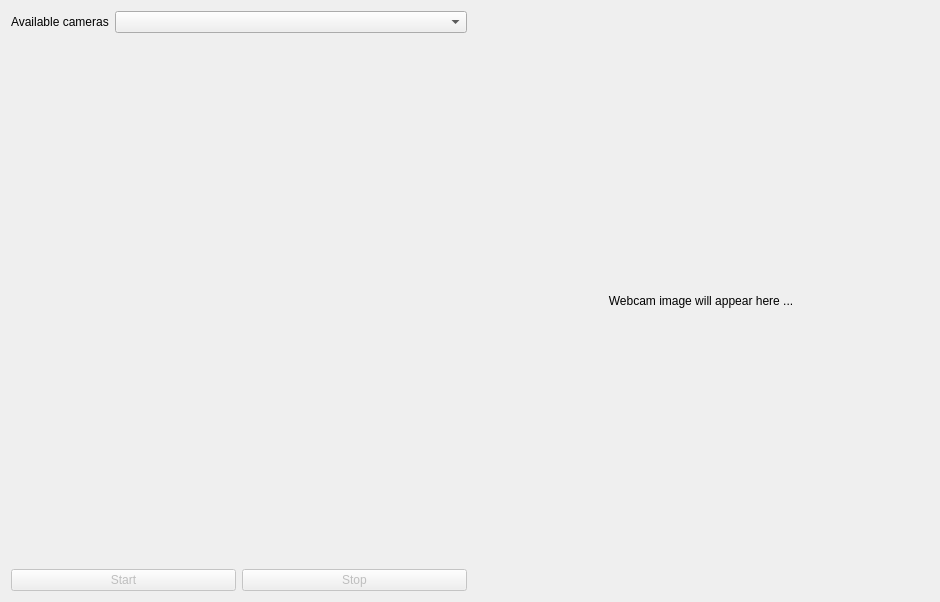
<?xml version="1.0" encoding="UTF-8"?>
<ui version="4.0">
 <class>RemoteCameraDialog</class>
 <widget class="QDialog" name="RemoteCameraDialog">
  <property name="geometry">
   <rect>
    <x>0</x>
    <y>0</y>
    <width>940</width>
    <height>602</height>
   </rect>
  </property>
  <property name="windowTitle">
   <string>RemoteCameraDialog</string>
  </property>
  <layout class="QHBoxLayout" name="horizontalLayout_2">
   <item>
    <layout class="QHBoxLayout" name="mainLayout">
     <item>
      <layout class="QVBoxLayout" name="configureLayout">
       <item>
        <layout class="QFormLayout" name="formLayout">
         <property name="horizontalSpacing">
          <number>6</number>
         </property>
         <property name="verticalSpacing">
          <number>6</number>
         </property>
         <item row="0" column="0">
          <widget class="QLabel" name="lblScreenNumber">
           <property name="text">
            <string>Available cameras</string>
           </property>
          </widget>
         </item>
         <item row="0" column="1">
          <widget class="QComboBox" name="comboBoxCameras"/>
         </item>
        </layout>
       </item>
       <item>
        <layout class="QHBoxLayout" name="horizontalLayout">
         <property name="spacing">
          <number>6</number>
         </property>
         <item>
          <widget class="QPushButton" name="btnStart">
           <property name="enabled">
            <bool>false</bool>
           </property>
           <property name="text">
            <string>Start</string>
           </property>
          </widget>
         </item>
         <item>
          <widget class="QPushButton" name="btnStop">
           <property name="enabled">
            <bool>false</bool>
           </property>
           <property name="text">
            <string>Stop</string>
           </property>
          </widget>
         </item>
        </layout>
       </item>
      </layout>
     </item>
     <item>
      <widget class="QLabel" name="lblPixmapImage">
       <property name="text">
        <string>Webcam image will appear here ...</string>
       </property>
       <property name="alignment">
        <set>Qt::AlignCenter</set>
       </property>
      </widget>
     </item>
    </layout>
   </item>
  </layout>
 </widget>
 <layoutdefault spacing="6" margin="11"/>
 <resources/>
 <connections>
  <connection>
   <sender>btnStart</sender>
   <signal>clicked()</signal>
   <receiver>RemoteCameraDialog</receiver>
   <slot>btnStartClicked()</slot>
   <hints>
    <hint type="sourcelabel">
     <x>101</x>
     <y>445</y>
    </hint>
    <hint type="destinationlabel">
     <x>208</x>
     <y>-12</y>
    </hint>
   </hints>
  </connection>
  <connection>
   <sender>btnStop</sender>
   <signal>clicked()</signal>
   <receiver>RemoteCameraDialog</receiver>
   <slot>btnStopClicked()</slot>
   <hints>
    <hint type="sourcelabel">
     <x>381</x>
     <y>442</y>
    </hint>
    <hint type="destinationlabel">
     <x>426</x>
     <y>-17</y>
    </hint>
   </hints>
  </connection>
 </connections>
 <slots>
  <slot>btnStartClicked()</slot>
  <slot>btnStopClicked()</slot>
 </slots>
</ui>
